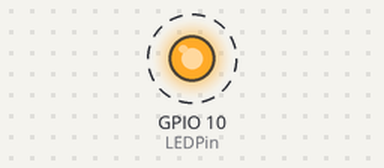
Bench run of a sketch on a simulated Seeed XIAO ESP32-C3. Parts: output pins drawn as LEDs (lit = HIGH). Dashed ring = blinking.

Above: at 0.2 s.
Timing chart, 0 to 3.0 s (numbered marks = the images above):
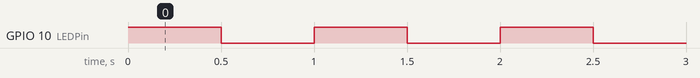

The sketch:

esp32_1_kap6_arduino_ausgang.ino
```cpp
// ESP32 - Digitaler Ausgang
// Datei: esp32_1_kap6_arduino_ausgang.ino
// Board: XIAO ESP32-C3

const int LEDPin=10; // GPIO10 = D10

void setup()
{
  // Ausgang
  pinMode(LEDPin, OUTPUT);
}

void loop()
{
  // Ausgang EIN
  digitalWrite(LEDPin, HIGH);
  delay(500);
  // Ausgang AUS
  digitalWrite(LEDPin, LOW);
  delay(500);
}
```

Measured:
- by itself, GPIO 10 (LEDPin): alternates HIGH for 0.50 s and LOW for 0.50 s
